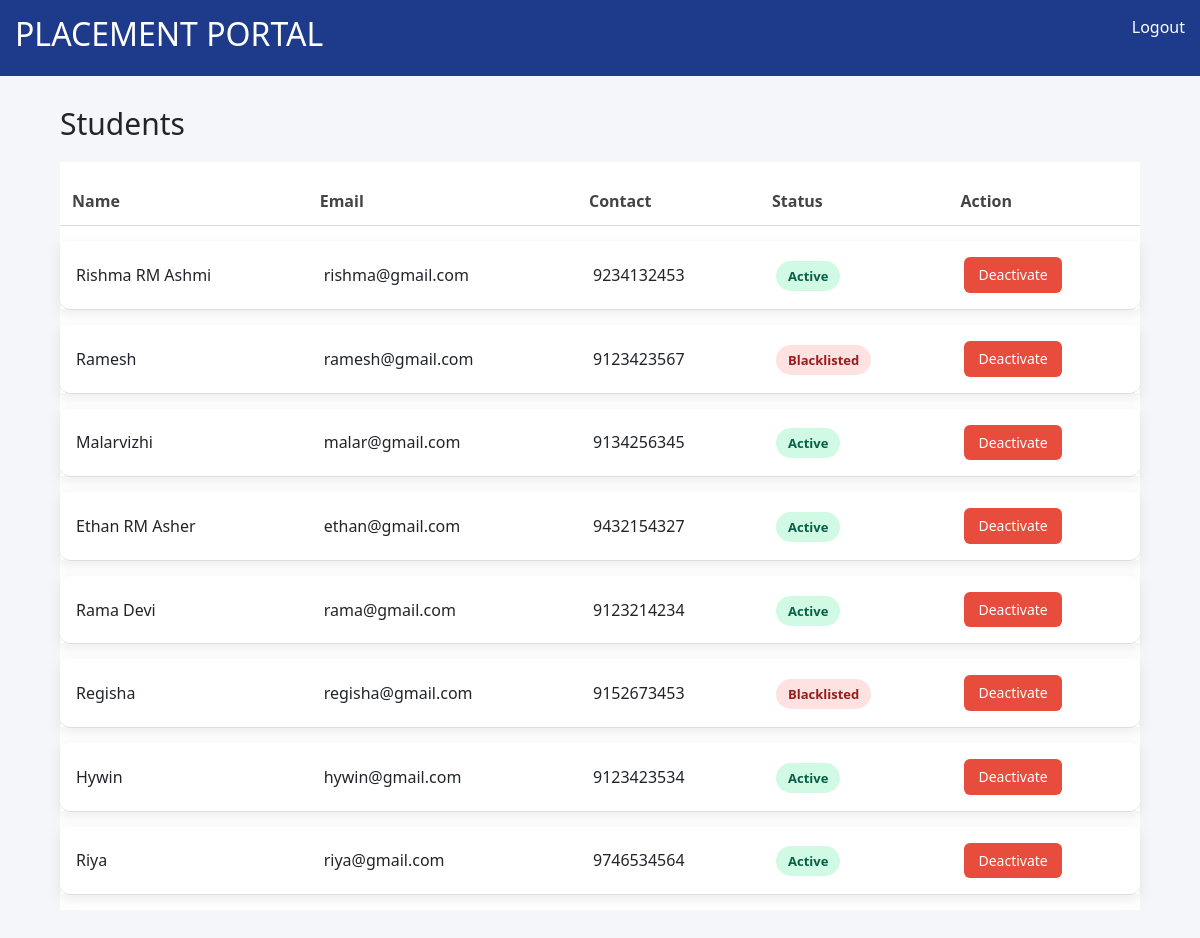
The page /admin/manage_students (signed in) on the database its author committed.
### models.py (models this page shows)
class Student(UserMixin, db.Model):
    id=db.Column(db.Integer, primary_key=True)
    name=db.Column(db.String(100))
    email=db.Column(db.String(100), unique=True)
    password=db.Column(db.String(200))
    department=db.Column(db.String(100))
    contact=db.Column(db.String(20))
    cgpa=db.Column(db.Float)
    resume=db.Column(db.String(200))
    active=db.Column(db.Boolean, default=True)
    applications=db.relationship('Application', backref='student', lazy=True)

### app.py (the view)
@app.route("/admin/manage_students")
@login_required
def manage_students():
    students=Student.query.all()
    return render_template("admin/manage_students.html", students=students)

### app.py (called while the page is built)
@login_manager.user_loader
def load_user(user_id):
    role=session.get("role")
    if role=="admin":
        return Admin.query.get(int(user_id))
    elif role=="student":
        return Student.query.get(int(user_id))
    elif role=="company":
        return Company.query.get(int(user_id))
    return None

### templates/admin/manage_students.html
{% extends 'base.html' %}
{% block content %}
<h2 class="page-title">Students</h2>
<table class="modern-table">
    <thead>
        <tr>
            <th>Name</th>
            <th>Email</th>
            <th>Contact</th>
            <th>Status</th>
            <th>Action</th>
        </tr>
    </thead>
    <tbody>
        {% for s in students %}
        <tr>
            <td>{{ s.name }}</td>
            <td>{{ s.email }}</td>
            <td>{{ s.contact }}</td>
            <td>
                <span class="status-badge {{ 'selected' if s.active else 'rejected' }}">
                    {{ "Active" if s.active else "Blacklisted" }}
                </span>
            </td>
            <td>
                <a href="{{ url_for('deactivate_student', id=s.id) }}"
                   class="reject-btn">
                   Deactivate
                </a>
            </td>
        </tr>
        {% endfor %}
    </tbody>
</table>
{% endblock %}

### templates/base.html (shortened to what this page needs)
<!DOCTYPE html>
<html>
<head>
    <link href="https://cdn.jsdelivr.net/npm/bootstrap@5.3.2/dist/css/bootstrap.min.css" rel="stylesheet">
    <link rel="stylesheet" href="{{ url_for('static', filename='style.css') }}">
</head>
<body>
<nav>
    <h2>PLACEMENT PORTAL</h2>
    <div>
        {% if session.get("role") %}
            <a href="{{ url_for('logout') }}">Logout</a>
        {% endif %}
    </div>
</nav>
<div class="container">
    {% block content %}{% endblock %}
</div>
</body>
</html>

### static/style.css (style rules this page uses)
body { font-family: Arial; margin: 0; background: #f4f6f9; }
nav { background: #1e3a8a; color: white; padding: 15px; display: flex; justify-content: space-between; }
nav a { color: white; margin-left: 15px; text-decoration: none; }
.container { padding: 30px; }
table { width: 100%; background: white; border-collapse: collapse; margin-top: 20px; }
th, td { padding: 10px; border-bottom: 1px solid #ddd; }
body { background: #f4f6f9; font-family: 'Segoe UI', sans-serif; }
.page-title { margin-bottom: 20px; font-size: 30px; }
.reject-btn { background: #e74c3c; color: white; padding: 8px 12px; border-radius: 6px; text-decoration: none; }
.status-badge { padding: 6px 12px; border-radius: 20px; font-size: 13px; font-weight: 600; }
.status-badge.selected { background: #d1fae5; color: #065f46; }
.status-badge.rejected { background: #fee2e2; color: #991b1b; }
.resume-btn, .shortlist-btn, .reject-btn, .select-btn { padding: 8px 14px; font-size: 14px; border-radius: 6px; text-decoration: none; display: inline-block; line-height: 1.4; }
.modern-table { width: 100%; border-collapse: separate; border-spacing: 0 15px; margin-top: 20px; }
.modern-table thead th { text-align: left; padding: 12px; font-weight: 600; color: #444; }
.modern-table tbody tr { background: white; box-shadow: 0 4px 12px rgba(0,0,0,0.08); transition: 0.2s; }
.modern-table td { padding: 16px; }
.modern-table td:first-child { border-radius: 10px 0 0 10px; }
.modern-table td:last-child { border-radius: 0 10px 10px 0; }

### rows shown on the page
Student: name "Rishma RM Ashmi", email "rishma@gmail.com", contact "9234132453", active "Active"
Student: name "Ramesh", email "ramesh@gmail.com", contact "9123423567", active "Blacklisted"
Student: name "Malarvizhi", email "malar@gmail.com", contact "9134256345", active "Active"
Student: name "Ethan RM Asher", email "ethan@gmail.com", contact "9432154327", active "Active"
Student: name "Rama Devi", email "rama@gmail.com", contact "9123214234", active "Active"
Student: name "Regisha", email "regisha@gmail.com", contact "9152673453", active "Blacklisted"
Student: name "Hywin", email "hywin@gmail.com", contact "9123423534", active "Active"
Student: name "Riya", email "riya@gmail.com", contact "9746534564", active "Active"
